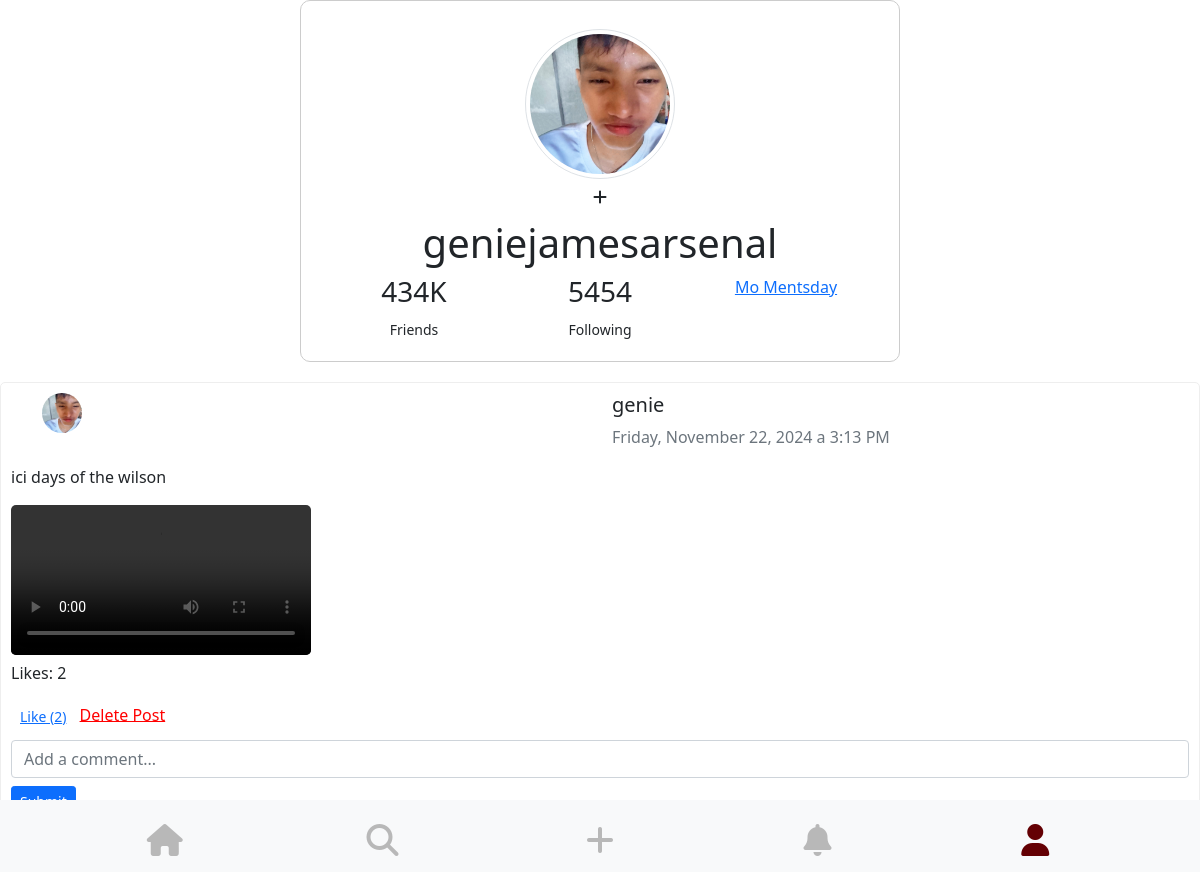
Screenshot of /profile.php?user=2 (signed in) with the database file from the repository.
### tables this page shows
CREATE TABLE `users` (
  `user_id` int(11) NOT NULL,
  `Name` varchar(100) DEFAULT NULL,
  `Email` varchar(100) DEFAULT NULL,
  `Address` text DEFAULT NULL,
  `username` varchar(50) DEFAULT NULL,
  `password` varchar(255) DEFAULT NULL,
  `profile_picture` varchar(255) DEFAULT NULL,
  `bio` text DEFAULT NULL,
  `registration_date` timestamp NOT NULL DEFAULT current_timestamp(),
  `friend_count` int(11) DEFAULT 0
);

CREATE TABLE `posts` (
  `post_id` int(11) NOT NULL,
  `user_id` int(11) DEFAULT NULL,
  `content` text DEFAULT NULL,
  `post_type` enum('text','image','video') DEFAULT NULL,
  `media_url` varchar(255) DEFAULT NULL,
  `timestamp` timestamp NOT NULL DEFAULT current_timestamp(),
  `visibility` enum('public','friends_only') DEFAULT NULL
);

### profile.php (the view, shortened to what this page needs)
<?php
include('db.php');
$user_id = $_SESSION['user_id'];
$query_user = "SELECT Name, Email, profile_picture FROM users WHERE user_id = ?";
$stmt_user = $conn->prepare($query_user);
$stmt_user->bind_param("i", $user_id);
$stmt_user->execute();
$result_user = $stmt_user->get_result();
$user = $result_user->fetch_assoc();
$post_query = "
    SELECT
        p.post_id,
        p.content,
        p.media_url,
        p.timestamp,
        (SELECT COUNT(*) FROM likes l WHERE l.post_id = p.post_id) AS like_count,
        u.username,
        u.profile_picture
    FROM posts p
    JOIN users u ON p.user_id = u.user_id
    WHERE p.user_id = ?
    ORDER BY p.timestamp DESC";
$post_stmt = $conn->prepare($post_query);
$post_stmt->bind_param("i", $user_id);
$post_stmt->execute();
$post_result = $post_stmt->get_result();
?>
<!DOCTYPE html>
<html lang="en">
<head>
    <link href="https://cdnjs.cloudflare.com/ajax/libs/font-awesome/6.5.0/css/all.min.css" rel="stylesheet">
    <link href="https://cdn.jsdelivr.net/npm/bootstrap@5.0.2/dist/css/bootstrap.min.css" rel="stylesheet"
>
    <link rel="stylesheet" href="tabfooter.css">
</head>
<body>
    <div class="profile">
        <div class="container mt-2">
            <form id="uploadForm" action="profile.php" method="POST" enctype="multipart/form-data">
                <div class="mb-3">
                    <img src="<?php echo htmlspecialchars($user['profile_picture']); ?>" alt="Profile Picture" class="img-thumbnail rounded-circle" style="width: 150px; height: 150px; object-fit: cover;">
                </div>
                <div class="file-input-wrapper mb-3">
                    <i class="fa-solid fa-plus"></i>
                </div>
            </form>
        </div>
        <h1><?php echo htmlspecialchars($user['Name']); ?></h1>
        <div class="container">
            <div class="row">
                <div class="col">
                    <div class="profile-stats">
                        <h3 class="m-b-0 font-light">434K</h3>
                        <small>Friends</small>
                    </div>
                </div>
                <div class="col">
                    <div class="profile-stats">
                        <h3 class="m-b-0 font-light">5454</h3>
                        <small>Following</small>
                    </div>
                </div>
                <div class="col">
                    <div class="profile-stats">
                        <a href="#momentsday">Mo Mentsday</a>
                    </div>
                </div>
            </div>
        </div>
    </div>
    <div class="mt-2">
        <?php while ($post = $post_result->fetch_assoc()): ?>
            <div class="post">
                <div class="container">
                    <div class="row">
                        <div class="col">
                            <img src="<?php echo htmlspecialchars($post['profile_picture']); ?>" alt="Profile Picture" class="rounded-circle me-3" style="width: 40px; height: 40px;">
                        </div>
                        <div class="col">
                            <h5 class="card-title"><?php echo htmlspecialchars($post['username']); ?></h5>
                            <p class="text-muted">
                                <?php
                                $formatted_date = date("l, F j, Y \a\t g:i A", strtotime($post['timestamp']));
                                echo htmlspecialchars($formatted_date);
                                ?>
                            </p>
                        </div>
                    </div>
                </div>
                <p><?php echo htmlspecialchars($post['content']); ?></p>
                <?php if (!empty($post['media_url'])): ?>
                    <?php
                    $media_type = pathinfo($post['media_url'], PATHINFO_EXTENSION);
                    ?>
                    <?php if (in_array($media_type, ['jpg', 'jpeg', 'png', 'gif'])): ?>
                        <img src="<?php echo htmlspecialchars($post['media_url']); ?>" alt="Post media" class="media-content">
                    <?php elseif (in_array($media_type, ['mp4', 'avi', 'mov'])): ?>
                        <video controls class="media-content">
                            <source src="<?php echo htmlspecialchars($post['media_url']); ?>" type="video/<?php echo $media_type; ?>">
                        </video>
                    <?php endif; ?>
                <?php endif; ?>
                <p>Likes: <?php echo intval($post['like_count']); ?></p>
                <form action="like.php" method="post" class="d-inline">
                    <button type="submit" class="btn btn-sm btn-link">Like (<?php echo htmlspecialchars($post['like_count']); ?>)</button>
                </form>
                <a href="?delete_post_id=<?php echo htmlspecialchars($post['post_id']); ?>" class="delete-btn">Delete Post</a>
                <form action="submitcommit.php" method="post">
                    <div>
                        <input type="text" name="content" placeholder="Add a comment..." required class="form-control my-2">
                        <button type="submit" class="btn btn-primary btn-sm">Submit</button>
                    </div>
                </form>
            </div>
        <?php endwhile; ?>
    </div>
    <a href="logout.php">Logout</a>
    <footer class="bg-light">
        <div class="container">
            <div class="row text-center mt-4 footertab">
                <div class="col">
                    <a href="home.php" class="text-decoration-none">
                        <i class="fas fa-home fa-2x footericon" data-page="home.php"></i>
                    </a>
                </div>
                <div class="col">
                    <a href="search.php" class="text-decoration-none">
                        <i class="fas fa-search fa-2x footericon" data-page="search.php"></i>
                    </a>
                </div>
                <div class="col">
                    <a href="post.php" class="text-decoration-none">
                        <i class="fas fa-plus fa-2x footericon" data-page="post.php"></i>
                    </a>
                </div>
                <div class="col">
                    <a href="notify.php" class="text-decoration-none">
                        <i class="fas fa-bell fa-2x footericon" data-page="notify.php"></i>
                    </a>
                </div>
                <div class="col">
                    <a href="profile.php" class="text-decoration-none">
                        <i class="fas fa-user fa-2x footericon" data-page="profile.php"></i>
                    </a>
                </div>
            </div>
        </div>
    </footer>
</body>
</html>

### tabfooter.css (style rules this page uses)
footer { position: fixed; bottom: 0; width: 100%; background: #FFFFFF; z-index: 100; }
.footertab { margin: 14px; }
.footericon { color: #B8B8B8; }
.footericon.active { color: #640003; }

### profile.php (style rules this page uses)
.profile { max-width: 600px; margin: auto; padding: 20px; text-align: center; border: 1px solid #ccc; border-radius: 10px; }
img { max-width: 150px; border-radius: 50%; }
.post { margin: 20px 0; border: 1px solid #eee; padding: 10px; border-radius: 5px; }
.delete-btn { color: red; cursor: pointer; }
.media-content { max-width: 100%; border-radius: 5px; }
.file-input-wrapper { position: relative; display: inline-block; }
.file-input-wrapper i { position: absolute; top: 50%; left: 50%; transform: translate(-50%, -50%); pointer-events: none; }

### rows the page displays
users: profile_picture (picture), Name "geniejamesarsenal"
posts: user.profile_picture (picture), user.username "genie", timestamp "Friday, November 22, 2024 a 3:13 PM", content "ici days of the wilson", like_count "2"
